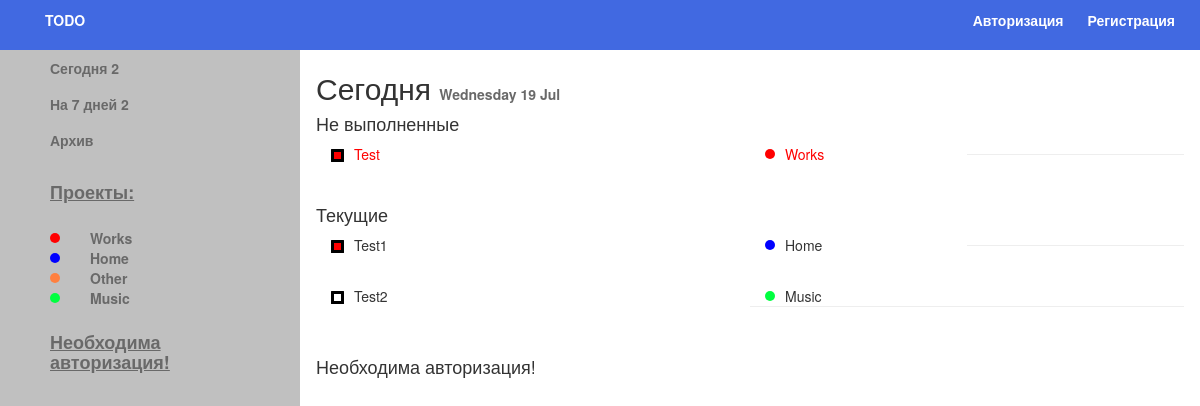
The page / on the database its author committed.
### tables this page shows
CREATE TABLE IF NOT EXISTS `projects` (
  `id` int(11) NOT NULL,
  `title` varchar(55) NOT NULL,
  `color` varchar(11) NOT NULL
);

CREATE TABLE IF NOT EXISTS `tasks` (
  `id` int(11) NOT NULL,
  `title` varchar(55) NOT NULL,
  `priority` int(11) NOT NULL,
  `end_date` datetime NOT NULL,
  `status` int(11) NOT NULL,
  `project_id` int(11) NOT NULL
);

### modules/tasks/view.php (called while the page is built, shortened)
<?php
	require('/modules/includes/connect.php');
	$date = date("Y-m-d");
	$seven_days = date("Y-m-d",mktime(0, 0, 0, date("m")  , date("d")+6, date("Y")));
	$sql_red = "SELECT tasks.*, projects.color, projects.title AS projectName FROM tasks LEFT JOIN projects ON projects.id = tasks.project_id WHERE end_date<'$date' OR status = 1 ORDER BY priority DESC";
	$red = mysqli_query($conn, $sql_red);
	$sql_today = "SELECT tasks.*, projects.color, projects.title AS projectName FROM tasks LEFT JOIN projects ON projects.id = tasks.project_id WHERE DATE(end_date) = '$date' AND status !=1 AND status !=2  ORDER BY priority DESC";
	$main = mysqli_query($conn, $sql_today);
	$sql_todays = "SELECT id, COUNT(*) FROM tasks WHERE DATE(end_date) = '$date' AND status !=1 AND status !=2";
	$r = mysqli_query($conn, $sql_todays);
	$main_counter = mysqli_fetch_array($r);
	$sql_sevens = "SELECT id, COUNT(*) FROM tasks WHERE DATE(end_date) >= '$date' AND DATE(end_date) <= '$seven_days' AND status !=1 AND status !=2 ORDER BY priority DESC";
	$rr = mysqli_query($conn, $sql_sevens);
	$seven_counter = mysqli_fetch_array($rr);
	?>

### modules/projects/view.php (called while the page is built, shortened)
<?php
	require('/modules/includes/connect.php');
	$sql_show = "SELECT * FROM projects";
    $res = mysqli_query($conn, $sql_show);
	?>

### modules/today/index.php (the view, shortened to what this page needs)
<?php
    require('/modules/includes/header.php');
	require('/modules/tasks/view.php');
?>
<div class="side">
 <h2>Сегодня <span style=" font-size: 14px; color:#696969; font-weight: bold;"><?php echo date("l d M");?></span></h2>
 <ul>
<?php
 if(!empty($red)):
 	echo '<h4>Не выполненные</h4>';
  foreach($red as $res):?>
 <li id="parent" style="color: red;">
<div class="col-md-6">
                    <?php
                    if($res['priority'] == 3){
                        ?><p class ="kvadr" style="background: red;"></p><?
                    }elseif($res['priority'] == 2){
                        ?><p class ="kvadr" style="background: orange;"></p><?
                    }else{
                        ?><p class ="kvadr" style="background: white;"></p><?
                    }?>
                    <?php echo $res['title'];?>
</div>
<div class="col-md-3">
  <span style="float: left;"><span class="circle" style="background-color: <?=$res['color'];?>"></span><?php echo $res['projectName'];?> </span>
</div>
 <div class="col-md-3">
 </div>
</li>
<?php echo '<hr>';?>
<br>
<?php endforeach; ?>
<?php endif; ?>
<?php
 if(!empty($main)):
 	echo '<h4>Текущие</h4>';
  foreach($main as $res):?>
 <li id="parent">
<div class="col-md-6">
                    <?php
                    if($res['priority'] == 3){
                        ?><p class ="kvadr" style="background: red;"></p><?
                    }elseif($res['priority'] == 2){
                        ?><p class ="kvadr" style="background: orange;"></p><?
                    }else{
                        ?><p class ="kvadr" style="background: white;"></p><?
                    }?>
                    <?php echo $res['title'];?>
</div>
<div class="col-md-3">
  <span style="float: left;"><span class="circle" style="background-color: <?=$res['color'];?>"></span><?php echo $res['projectName'];?> </span>
</div>
 <div class="col-md-3">
 </div>
</li>
<?php echo '<hr>';?>
<br>
<?php endforeach; ?>
<?php endif; ?>
</ul>
 <?php if (!isset($_SESSION['login']) && empty($_SESSION['login'])) {
  echo '<h4>Необходима авторизация!</h4>';
}?>
</div>

### index.php (shortened to what this page needs)
<?php
$get_mod = isset($_GET['mod']) ? $_GET['mod'] : true;
switch ($get_mod) {
  case 'today':
    include("modules/today/index.php");
    exit();
}
?>

### modules/includes/header.php (shortened to what this page needs)
<?php
require 'connect.php';
require('/modules/tasks/view.php');
require('/modules/projects/view.php');
?>
<!DOCTYPE html>
<html lang="en">
<head>
	<link rel="stylesheet" href="assets/css/bootstrap.min.css" />
	<link rel="stylesheet" href="assets/css/main.css" />
	<link rel="stylesheet" href="assets/css/font-awesome.min.css">
	<link href="assets/css/bootstrap-datetimepicker.min.css" rel="stylesheet">
</head>
<body>
<div id="header-wrapper">
					<div class="container-fluid">
								<div class="row">
									<div class="col-md-6 logo">
										<p><a href="index.php">TODO</a></p>
									</div>
								<div class="col-md-6 menu">
<ul>
	<li>
         <?php
                                    if (empty($_SESSION['login'])) {
                                    ?>
                                    <a href="index.php?mod=auth">Авторизация</a>
                                    <?php } ?>
                                </li>
                                <li>
                                    <?php
                                    if (empty($_SESSION['login'])) {
                                    ?>
                                    <a href="index.php?mod=reg">Регистрация</a>
                                    <?php
                                        } else {
                                    ?>
                                    <a href="#"><?php echo "Вы вошли как ".$_SESSION['login']; ?></a>
                                    <?php } ?>
                                </li>
											</ul>
</div>
						</div>
					</div>
				</div>
<ul class="sidebar">
  <li><a href="index.php?mod=today">Сегодня <?php echo $main_counter['1'];?></a></li>
  <li><a href="index.php?mod=seven">На 7 дней <?php echo $seven_counter['1'];?></a></li>
  <li><a href="index.php?mod=arhive">Архив</a></li>
  <h4>Проекты:</h4>
  <?php
 if(!empty($res)):
  foreach($res as $result):
  ?>
<div id="parent">
<div class="col-md-6 proj">
<p class="circle" style="background: <?=$result['color']?>;"></p>
<a href="index.php?mod=sort_project?id=<?=$result['id'];?>"><?php echo $result['title'];?></a>
</div>
</div>
<br>
<?php endforeach; ?>
<?php endif; ?>
<?php if (!isset($_SESSION['login']) && empty($_SESSION['login'])) {
  echo '<h4>Необходима авторизация!</h4>';
}?>
</ul>
				</body>
</html>

### assets/css/main.css (style rules this page uses)
html { overflow-y: hidden; }
.sidebar { list-style-type: none; margin: 0; padding: 0; width: 25%; background-color: #ffffff; position: absolute; height: 100%; overflow: auto; background-color: #C0C0C0; }
.sidebar h4 { color: #696969; font-weight: bold; text-decoration: underline; padding: 15px 50px; }
.sidebar p { color: #696969; font-weight: bold; padding: 8px 50px; }
.sidebar li a { display: block; color: #696969; padding: 8px 50px; text-decoration: none; font-weight: bold; }
.sidebar a { color:#696969; }
* { margin: 0; padding: 0; }
#header-wrapper { background-color: #4169E1; padding: 10px; position:relative; }
#header-wrapper a { text-decoration: none; }
a { text-decoration: none; color: #ffffff; font-weight: bold; padding-left: 20px; display: inline; }
ul { list-style-type: none; margin: 0; padding: 0; }
li { display: inline; }
.menu ul { float: right; }
.logo { float: left; }
.sidebar .circle { margin: 0; padding: 0; float:left; margin-top: 5px; margin-right: 10px; width: 10px; height: 10px; -moz-border-radius: 50px; -webkit-border-radius: 50px; border-radius: 50px; }
.sidebar .proj { padding-left: 50px; color: #696969; font-weight: bold; }
.side { margin-left:25%;padding:1px 16px;height:1000px; }
.kvadr { float:left; margin-top: 5px; margin-right: 10px; width: 13px; height: 13px; border-color: black; border-radius: 0.5px; border-style: solid; }
.circle { float:left; margin-top: 5px; margin-right: 10px; width: 10px; height: 10px; -moz-border-radius: 50px; -webkit-border-radius: 50px; border-radius: 50px; }

### rows shown on the page
projects: title "Works"
projects: title "Home"
projects: title "Other"
projects: title "Music"
tasks: priority 3 (drawn), title "Test", project.title "Works"
tasks: priority 3 (drawn), title "Test1", project.title "Home"
tasks: title "Test2", project.title "Music"

### other values the page prints
$main_counter['1'] "2"
$seven_counter['1'] "2"
